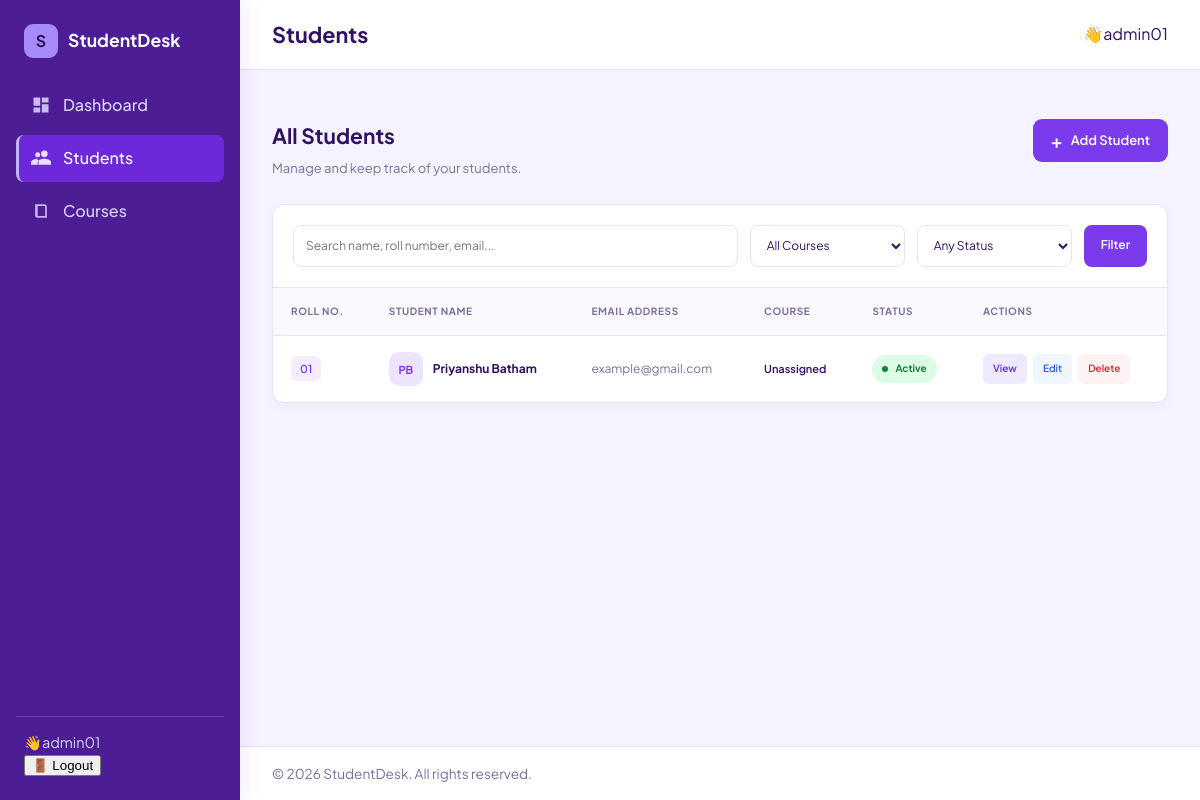
The page /students (signed in) on the database its author committed.
### students_app/models.py (models this page shows, shortened)
class Student(models.Model):
    GENDER_CHOICES = [('M', 'Male'), ('F', 'Female'), ('O', 'Other')]
    owner = models.ForeignKey( settings.AUTH_USER_MODEL,on_delete=models.CASCADE, related_name='students')
    roll_number = models.CharField(max_length=20)
    first_name = models.CharField(max_length=50)
    last_name = models.CharField(max_length=50)
    email = models.EmailField()
    phone = models.CharField(max_length=16, blank=True,
        validators=[ RegexValidator(r'^\+?\d{7,15}$','Enter a valid phone number (7-15 digits).')
        ]
    )
    gender = models.CharField(max_length=1, choices=GENDER_CHOICES, default='M')
    date_of_birth = models.DateField(null=True, blank=True)
    course = models.ForeignKey(Course, null=True, blank=True, on_delete=models.SET_NULL, related_name='students')
    address = models.TextField(blank=True)
    is_active = models.BooleanField(default=True)
    admission_date = models.DateField(default=timezone.localdate)
    created_at = models.DateTimeField(auto_now_add=True)
    class Meta:
        ordering = ['roll_number']
        unique_together = ('owner', 'roll_number')
    @property
    def full_name(self):
        return f'{self.first_name} {self.last_name}'.strip()
    @property
    def initials(self):
        return f'{self.first_name[:1]}{self.last_name[:1]}'.upper()
    def get_absolute_url(self):
        return reverse('student_detail', args=[self.pk])

### students_app/views.py (the view)
# urls.py: path("students",views.students_list,name='students_list'),
@login_required(login_url='login')
def students_list(request):
    q = request.GET.get('q', '').strip()
    course_id = request.GET.get('course', '').strip()
    status = request.GET.get('status', '').strip()
    students = Student.objects.filter(owner=request.user).select_related('course')
    if q:
        students = students.filter(
            Q(first_name__icontains=q) | Q(last_name__icontains=q) |
            Q(roll_number__icontains=q) | Q(email__icontains=q))
    if course_id.isdigit():
        students = students.filter(course_id=int(course_id))
    if status == 'active':
        students = students.filter(is_active=True)
    elif status == 'inactive':
        students = students.filter(is_active=False)
    page_obj = Paginator(students, 8).get_page(request.GET.get('page'))
    params = request.GET.copy()
    params.pop('page', None)
    return render(request, 'student_list.html', {
        'page_obj': page_obj,
        'courses': Course.objects.filter(owner=request.user),
        'q': q, 'course_id': course_id, 'status': status,
        'querystring': params.urlencode(),
    })

### students_app/templates/student_list.html (shortened to what this page needs)
{% extends 'base.html' %}
{% load static %}
{% block page_title %}Students{% endblock %}
{% block extra_css %}
<link rel="stylesheet" href="{% static 'css/student_list.css' %}">
{% endblock %}
{% block content %}
<div class="students-page">
    <div class="students-heading">
        <div>
            <h2>All Students</h2>
            <p>Manage and keep track of your students.</p>
        </div>
        <a href="{% url 'students_create' %}" class="btn add-student-btn">
            <span>+</span> Add Student
        </a>
    </div>
    <div class="card students-card">
        <div class="students-toolbar">
            <form method="get" class="filters">
                <div class="search-box">
                    <input
                        type="text"
                        name="q"
                        value="{{ q }}"
                        placeholder="Search name, roll number, email..."
                        class="form-control"
                    >
                </div>
                <select name="course" class="form-control">
                    <option value="">All Courses</option>
                </select>
                <select name="status" class="form-control">
                    <option value="">Any Status</option>
                </select>
                <button type="submit" class="btn filter-btn">
                    Filter
                </button>
            </form>
        </div>
        {% if page_obj %}
        <div class="table-wrap">
            <table class="students-table">
                <thead>
                    <tr>
                        <th>ROLL NO.</th>
                        <th>STUDENT NAME</th>
                        <th>EMAIL ADDRESS</th>
                        <th>COURSE</th>
                        <th>STATUS</th>
                        <th>ACTIONS</th>
                    </tr>
                </thead>
                <tbody>
                    {% for s in page_obj %}
                    <tr>
                        <td>
                            <span class="roll-number">
                                {{ s.roll_number }}
                            </span>
                        </td>
                        <td>
                            <a href="{{ s.get_absolute_url }}" class="student-name">
                                <div class="student-avatar">
                                    {{ s.initials }}
                                </div>
                                <strong>{{ s.full_name }}</strong>
                            </a>
                        </td>
                        <td class="email-cell">
                            {{ s.email }}
                        </td>
                        <td>
                            <span class="course-name">
                                {{ s.course.name|default:"Unassigned" }}
                            </span>
                        </td>
                        <td>
                            {% if s.is_active %}
                            <span class="status-badge active-status">
                                <span class="status-dot"></span>
                                Active
                            </span>
                            {% else %}
                            <span class="status-badge inactive-status">
                                <span class="status-dot"></span>
                                Inactive
                            </span>
                            {% endif %}
                        </td>
                        <td>
                            <div class="table-actions">
                                <a href="{{ s.get_absolute_url }}"
                                   class="action-btn view-btn">
                                    View
                                </a>
                                <a href="{% url 'students_edit' s.pk %}"
                                   class="action-btn edit-btn">
                                    Edit
                                </a>
                                <a href="{% url 'students_delete' s.pk %}"
                                   class="action-btn delete-btn">
                                    Delete
                                </a>
                            </div>
                        </td>
                    </tr>
                    {% endfor %}
                </tbody>
            </table>
        </div>
        {% endif %}
    </div>
</div>
{% endblock %}

### students_app/templates/base.html (shortened to what this page needs)
{% load static %}
<!DOCTYPE html>
<html lang="en">
<head>
  <link rel="stylesheet" href="{% static 'css/base.css' %}">
  {% block extra_css %}{% endblock %}
</head>
<body>
  <aside class="sidebar" id="sidebar">
    <a  class="brand">
      <span class="brand-mark">S</span>
      <span class="brand-name">StudentDesk</span>
    </a>
    <nav class="nav" aria-label="Main navigation">
      <a href="{% url 'dashboard' %}"
         class="nav-link {% if request.resolver_match.url_name == 'dashboard' %}active{% endif %}">
        <svg viewBox="0 0 24 24" aria-hidden="true"><path d="M3 13h8V3H3v10zm0 8h8v-6H3v6zm10 0h8V11h-8v10zm0-18v6h8V3h-8z"/></svg>
        Dashboard
      </a>
      <a  href="{% url 'students_list' %}"
         class="nav-link {% if request.resolver_match.url_name == 'students_list' %}active{% endif %}">
        <svg viewBox="0 0 24 24" aria-hidden="true"><path d="M16 11a4 4 0 1 0-4-4 4 4 0 0 0 4 4zm-8 0a3 3 0 1 0-3-3 3 3 0 0 0 3 3zm8 2c-2.7 0-8 1.3-8 4v3h16v-3c0-2.7-5.3-4-8-4zM8 13c-.3 0-.6 0-1 .1C8.200 13.900 9 15 9 16.500V20H0v-3c0-2.200 4.700-4 8-4z"/></svg>
        Students
      </a>
      <a  href="{% url 'courses_list' %}"
         class="nav-link {% if request.resolver_match.url_name == 'courses_list' %}active{% endif %}">
        <svg viewBox="0 0 24 24" aria-hidden="true"><path d="M5 4h11a3 3 0 0 1 3 3v13H8a3 3 0 0 1-3-3V4zm3 2v11a1 1 0 0 0 1 1h8V7a1 1 0 0 0-1-1H8z"/></svg>
        Courses
      </a>
    </nav>
    <div class="sidebar-footer">
        <span class="user_name">👋{{ user.get_full_name|default:user.username }}</span>
         <form method="post" action="{% url 'logout' %}">{% csrf_token %}
          <button type="submit" class="">🚪 Logout</button>
        </form>
    </div>
  </aside>
  <div class="main">
    <header class="topbar">
      <h1 class="page-title">
        {% block page_title %}{% endblock %}
      </h1>
      <div class="topbar-actions">{% block topbar_actions %}👋{{ user.get_full_name|default:user.username }}{% endblock %}</div>
    </header>
    <main class="content">
      {% block content %}{% endblock %}
    </main>
    <footer class="footer">
      &copy; {% now "Y" %} StudentDesk. All rights reserved.
    </footer>
  </div>
</body>
</html>

### students_app/static/css/base.css (style rules this page uses)
:root { --ink: #4C1D95; --ink-soft: #5B21B6; --paper: #F5F3FF; --card: #FFFFFF; --text: #2E1065; --muted: #7C6F9B; --line: #E9E2FA; --accent: #7C3AED; --accent-hover: #6D28D9; --sidebar-w: 240px; --radius: 12px; }
*, *::before, *::after { box-sizing: border-box; }
html, body { margin: 0; }
body { font-family: "Plus Jakarta Sans", system-ui, sans-serif; background: var(--paper); color: var(--text); line-height: 1.55; }
a { color: inherit; text-decoration: none; }
.sidebar { position: fixed; inset: 0 auto 0 0; width: var(--sidebar-w); background: var(--ink); color: #EDE9FE; display: flex; flex-direction: column; padding: 24px 16px; z-index: 20; box-shadow: 4px 0 20px rgba(76, 29, 149, 0.08); }
.brand { display: flex; align-items: center; gap: 10px; padding: 0 8px 24px; color: #FFFFFF; }
.brand-mark { width: 34px; height: 34px; display: grid; place-items: center; background: #A78BFA; color: #2E1065; font-weight: 700; border-radius: 9px; }
.brand-name { font-weight: 700; font-size: 1.1rem; }
.nav { display: flex; flex-direction: column; gap: 6px; }
.nav-link { display: flex; align-items: center; gap: 12px; padding: 11px 12px; border-radius: 8px; border-left: 3px solid transparent; font-weight: 500; color: #DDD6FE; transition: background 0.2s ease, color 0.2s ease; }
.nav-link svg { width: 20px; height: 20px; fill: currentColor; opacity: 0.85; }
.nav-link.active { background: #6D28D9; border-left-color: #C4B5FD; color: #FFFFFF; }
.sidebar-footer { margin-top: auto; padding: 14px 8px 0; border-top: 1px solid rgba(221, 214, 254, 0.2); font-size: 0.9rem; color: #DDD6FE; }
.main { margin-left: var(--sidebar-w); min-height: 100vh; display: flex; flex-direction: column; }
.topbar { display: flex; align-items: center; gap: 16px; padding: 18px 32px; background: var(--card); border-bottom: 1px solid var(--line); }
.page-title { margin: 0; font-size: 1.35rem; font-weight: 700; color: var(--text); }
.topbar-actions { margin-left: auto; display: flex; gap: 10px; }
.content { flex: 1; padding: 32px; }
.footer { padding: 16px 32px; color: var(--muted); font-size: 0.85rem; border-top: 1px solid var(--line); background: #FFFFFF; }
.card { background: var(--card); border: 1px solid var(--line); border-radius: var(--radius); padding: 20px; box-shadow: 0 4px 14px rgba(76, 29, 149, 0.04); }
.btn { display: inline-block; padding: 9px 16px; border: 0; border-radius: 8px; background: var(--accent); color: #FFFFFF; font: inherit; font-weight: 600; cursor: pointer; transition: background 0.2s ease, transform 0.15s ease, box-shadow 0.2s ease; }

### rows shown on the page
Student: roll_number "01", initials "PB", full_name "Priyanshu Batham", email "example@gmail.com", course.name "Unassigned", is_active True (drawn)

### other values the page prints
{{ user.get_full_name|default:user.username }} "admin01"
